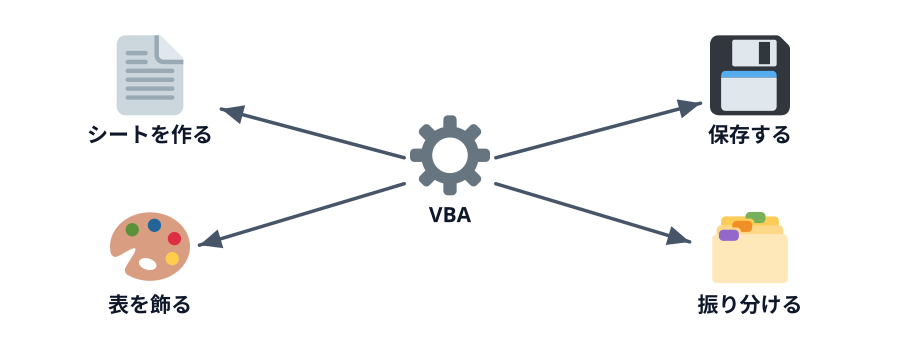

Python code for this plot:
"""第4章サムネ: VBA は関数ではできない「操作」をする。シートを作る・飾る・保存する（CENTER-PERIPHERY）。"""
import sys
sys.path.insert(0, "/Users/seekseep/.claude/skills/genfig")
from genfig import Canvas

c = Canvas(900, 340)
vba = c.node(450, 170, "VBA", emoji_cp="2699")                         # ⚙️
add = c.node(150, 90, "シートを作る", emoji_cp="1f4c4")                # 📄
paint = c.node(150, 260, "表を飾る", emoji_cp="1f3a8")                 # 🎨
save = c.node(750, 90, "保存する", emoji_cp="1f4be")                   # 💾
split = c.node(750, 260, "振り分ける", emoji_cp="1f5c2")               # 🗂️
for n in (add, paint, save, split):
    c.link(vba, n)
c.save("00-thumbnail.svg")
